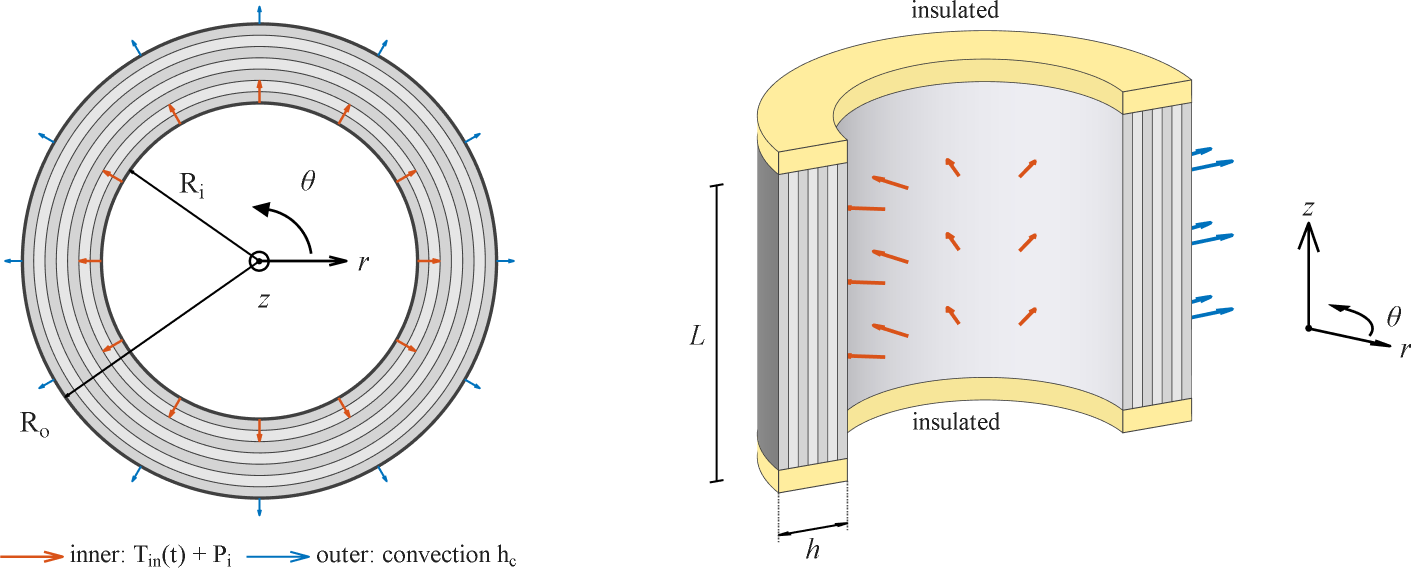
%> input picture claude/figures_ch123/geometry_schematic_R4_4.png, 2822 x 1135 px (shown at 1/2 size)
$ octave geometry_schematic_R4_4.m   (GNU Octave 9; MATLAB toolbox functions it lacks are replaced by stand-ins)
%> lines starting %> are read from the running program, lines starting %| are printed output that depends on the picture; in (x1, y1, x2, y2) boxes, pixels count from 0 and x2, y2 are one past the last pixel; in counts of white or black regions, pixels touching at a corner belong together; the program's own positions count from 1
%% geometry_schematic_R4_4.m — R4_3 with the white margin around the figure reduced to a minimum (author request 2026-11-02)
%  R4_4 changes (marked 'R4_4'): the exported PNG is cropped to the bounding box of the drawing plus an 8 px margin (export padding 0 instead of 30). Drawing unchanged from R4_3.
%  ----- R4_3 header follows -----
%% geometry_schematic_R4_3.m — R4_2 + label font back to 12 pt, bottom 'insulated' just below the yellow crescent (outside the yellow), both labels a little to the left, larger legend font (author request 2026-11-02)
%  R4_3 changes (marked 'R4_3'): label font size, anchors, dxl, legend FontSize. Everything else = R4_2.
%  ----- R4_2 header follows -----
%% geometry_schematic_R4_2.m — R4_1 + 'insulated' labels centred on the middle axis of the cylinder; the bottom label sits inside the crescent (top face of the bottom insulation block)
%  R4_2 changes (marked 'R4_2'): label anchor positions only. Everything else = R4_1.
%  ----- R4_1 header follows -----
%% geometry_schematic_R4_1.m — R4 + 'insulated' labels closer to the cylinder (centred) and the two panel centres on one horizontal line (author request 2026-11-02)
%  R4_1 changes (marked 'R4_1'): label offsets reduced; left panel shifted vertically by dyAx1. Everything else = R4.
%  ----- R4 header follows -----
%% geometry_schematic_R4.m — R3 + layout changes requested by the author (2026-11-02)
%  Changes vs R3 (all marked 'R4'; geometry, loads, colours untouched; only
%  geometry_schematic_R4_4.png/.fig is written -- the standalone 3D cutaway is not redrawn):
%    * right panel: the two words 'insulated' moved above the top end and below the bottom
%      end, horizontally centred on the cylinder axis;
%    * right panel: R_i and R_o removed; they are shown on the left (cross-section) panel as
%      radial dimension arrows from the centre;
%    * right panel: the wall thickness h is shown on the LEFT wall at the bottom, beside the
%      length L (dimension below the bottom insulation block, on the theta = pi cut face);
%    * right panel: the coordinate triad is rotated about z (outward) and theta is drawn as an
%      arc with an arrow head (as in the left panel) instead of a straight arrow.
%  ----- R3 header follows -----
%% geometry_schematic_R3.m — R2 + coordinate systems (r, theta, z) in the geometry figures
%  R3 (2026-10-29, author request Prom 6): "in the two figures that introduce the cylinder
%  geometry (axial-section figure and cross-section figure) a coordinate system must be added".
%  Changes vs R2 (all marked 'R3'; geometry, loads and colours untouched):
%    * cross-section panel (a): triad at the bore centre -- radial axis r, circumferential
%      direction theta (arc with arrow), axial direction z shown as the out-of-plane symbol;
%    * axial cutaway (panel (b) and the standalone 3D cutaway): the lone z arrow is replaced by
%      a full right-handed triad r, theta, z drawn at the theta = 0 cut plane;
%    * outputs: geometry_schematic_R3.png/.fig and geometry_3D_cutaway_R2.png/.fig
%      (R2/R1 figures stay frozen).
%  ----- R2 header follows -----
%% geometry_schematic_R2.m — geometry schematic with an axially cut half-cylinder (3D)
%  R2 (2026-10-12, author request) revises the geometry schematic that
%  ch123_figs_R10.m draws (geometry_schematic.png: (a) annular cross-section,
%  (b) r-z graph):
%    * the RIGHT-HAND GRAPH (the r-z axes plot) is DELETED;
%    * in its place, an axially cut HALF CYLINDER in 3D showing
%        - the 7 layers on the cut faces and on the top face,
%        - the INNER loading (internal pressure P_i + thermal load T_in(t)),
%        - the OUTER convection h_c,
%        - the TOP and BOTTOM ends THERMALLY INSULATED (shown as insulation
%          blocks, labelled).
%    The cross-section panel (a) and its legend are unchanged.
%  Output: figures_ch123/geometry_schematic_R2.png (+ .fig). R1 and
%  ch123_figs_R10.m (which keeps writing the old geometry_schematic.png) are frozen.
%
%  Second output (author request: "draw something like" the 3D cylinder
%  drawings in Heydarpour's papers, e.g. Thin-Walled Struct. 155 (2020) 106914
%  Fig. 1a): figures_ch123/geometry_3D_cutaway_R1.png — the same cylinder with a
%  135-degree wedge removed, layers in a blue scale, loads and insulated ends.
%  All figure text in English, Times New Roman (as in the other ch1-3 schematics).
clearvars; clc; close all;
outdir = 'C:/Users/InfosaicUser/Desktop/MSc/Lord-Shulman-theory-thermoelastic-cylinder/claude/figures_ch123';
if ~exist(outdir,'dir'), mkdir(outdir); end
try
    set(groot,'defaultAxesFontName','Times New Roman');
    set(groot,'defaultTextFontName','Times New Roman');
    set(groot,'defaultLegendFontName','Times New Roman');
catch
end
CO = {[0 0.447 0.741],[0.850 0.325 0.098]};          % chapter colours: outer = blue, inner = orange
Ri = 1.0; Ro = 1.5; L = 2.1; NL = 7;
Rb = Ri + (0:NL)*((Ro-Ri)/NL);                       % 8 interface radii
G.Ri = Ri; G.Ro = Ro; G.L = L; G.NL = NL; G.Rb = Rb; G.tI = 0.16;   % tI = insulation block thickness
az = -25; el = 22;                                   % camera: from the front, slightly right and above

%% ================= FIGURE 1: cross-section (a) + half cylinder (b) =================
fig = figure('Units','inches','Position',[1 1 12 6],'Color','w','Renderer','opengl');

% ---------- (a) annular cross-section: unchanged from ch123_figs_R10 ----------
dyAx1 = 0.0296;   % R4_1: vertical shift of the left panel so both figure centres lie on one horizontal line
ax1 = axes('Parent',fig,'Position',[0.01 0.08-dyAx1 0.36 0.90]); hold(ax1,'on'); axis(ax1,'equal'); axis(ax1,'off');
th = linspace(0,2*pi,400);
for k = 1:NL
    ro = Rb(k+1); ri = Rb(k); sh = 0.90 - 0.07*mod(k,2);
    patch(ax1,[ro*cos(th) ri*cos(fliplr(th))],[ro*sin(th) ri*sin(fliplr(th))],[sh sh sh],'EdgeColor','none');
end
for k = 1:NL+1
    lw = 0.5; if k==1||k==NL+1, lw = 1.6; end
    plot(ax1,Rb(k)*cos(th),Rb(k)*sin(th),'-','Color',[0.25 0.25 0.25],'LineWidth',lw);
end
na = 12; ang = linspace(0,2*pi,na+1); ang(end) = [];
qi = quiver(ax1,Ri*cos(ang),Ri*sin(ang),0.14*cos(ang),0.14*sin(ang),0,'Color',CO{2},'LineWidth',1.2,'MaxHeadSize',0.55,'DisplayName','inner: T_{in}(t) + P_i');
qo = quiver(ax1,Ro*cos(ang),Ro*sin(ang),0.11*cos(ang),0.11*sin(ang),0,'Color',CO{1},'LineWidth',1.0,'MaxHeadSize',0.55,'DisplayName','outer: convection h_c');
lg = legend(ax1,[qi(1) qo(1)],'Location','southoutside','Orientation','horizontal','FontSize',12,'Box','off','AutoUpdate','off');   % R3: AutoUpdate off, else the triad objects added below enter the legend
lg.Units = 'normalized'; lg.Position(2) = 0.15;   % R4_1: legend placed just under the (shifted) left panel
xlim(ax1,[-(Ro+0.55) Ro+0.55]); ylim(ax1,[-(Ro+0.5) Ro+0.5]);
% R3: coordinate system of the cross-section: r (radial), theta (circumferential), z (out of the page)
tri_r = 0.55; tri_a = 0.33;
quiver(ax1,0,0,tri_r,0,0,'Color','k','LineWidth',1.3,'MaxHeadSize',0.6);          % r axis
text(ax1,tri_r+0.07,0.0,'r','FontSize',14,'FontAngle','italic','HorizontalAlignment','left','VerticalAlignment','middle');
ta = linspace(deg2rad(8),deg2rad(80),40);
plot(ax1,tri_a*cos(ta),tri_a*sin(ta),'k-','LineWidth',1.3);                         % theta arc
% arrow head at the arc end: filled triangle along the counter-clockwise tangent
Ee = tri_a*[cos(ta(end)) sin(ta(end))]; tg = [-sin(ta(end)) cos(ta(end))]; nn = [cos(ta(end)) sin(ta(end))];
hl = 0.10; hw = 0.045;
patch(ax1,[Ee(1)+hl*tg(1), Ee(1)+hw*nn(1), Ee(1)-hw*nn(1)],[Ee(2)+hl*tg(2), Ee(2)+hw*nn(2), Ee(2)-hw*nn(2)],'k','EdgeColor','k');
text(ax1,0.45*cos(deg2rad(58)),0.45*sin(deg2rad(58)),'\theta','FontSize',14,'HorizontalAlignment','left','VerticalAlignment','bottom');
plot(ax1,0,0,'ko','MarkerSize',9,'LineWidth',1.2); plot(ax1,0,0,'k.','MarkerSize',9);   % z out of the page
text(ax1,0.03,-0.13,'z','FontSize',14,'FontAngle','italic','HorizontalAlignment','center','VerticalAlignment','top');   % R4: moved below the symbol (clear of the R_o line)
% R4: radii R_i and R_o as radial dimension arrows from the centre (moved here from the right panel)
ai = deg2rad(145); ao = deg2rad(215);
quiver(ax1,0,0,Ri*cos(ai),Ri*sin(ai),0,'Color','k','LineWidth',1.0,'MaxHeadSize',0.10);
quiver(ax1,0,0,Ro*cos(ao),Ro*sin(ao),0,'Color','k','LineWidth',1.0,'MaxHeadSize',0.07);
text(ax1,0.52*cos(ai),0.52*sin(ai)+0.05,'R_i','FontSize',14,'HorizontalAlignment','center','VerticalAlignment','bottom');
text(ax1,(Ro+0.10)*cos(ao),(Ro+0.10)*sin(ao),'R_o','FontSize',14,'HorizontalAlignment','right','VerticalAlignment','top');

% ---------- (b) axially cut half cylinder, 3D ----------
ax2 = axes('Parent',fig,'Position',[0.27 0.0 0.71 1.0]);
draw_cyl3d(ax2, pi, 'gray', CO, G, az, el, true);
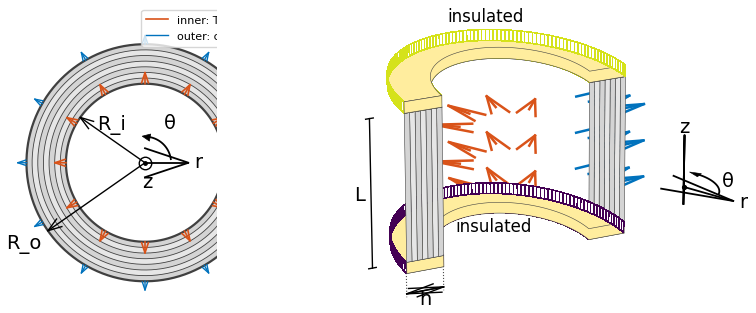
%> figure redrawn from the program's plot data, 2 panels; panel 1: highest point at x = 6.98e-17, y = 1.14; panel 1: highest point at x = 9.86e-17, y = 1.61

exportgraphics(fig,fullfile(outdir,'geometry_schematic_R4_4.png'),'Resolution',300,'Padding',0);   % R4_4: no padding; cropped to the drawing below
% R4_4: crop the PNG to the bounding box of the drawing + 8 px margin (minimum white space around the figure)
pf = fullfile(outdir,'geometry_schematic_R4_4.png'); A = imread(pf);
%> further down, A is the input picture: size 1135x2822x3 uint8; mean R, G, B 237.9, 236.9, 233.9
ink = any(A < 245,3); rr = find(any(ink,2)); cc = find(any(ink,1)); mg = 8;
%> after `ink = any(A < 245,3)`:
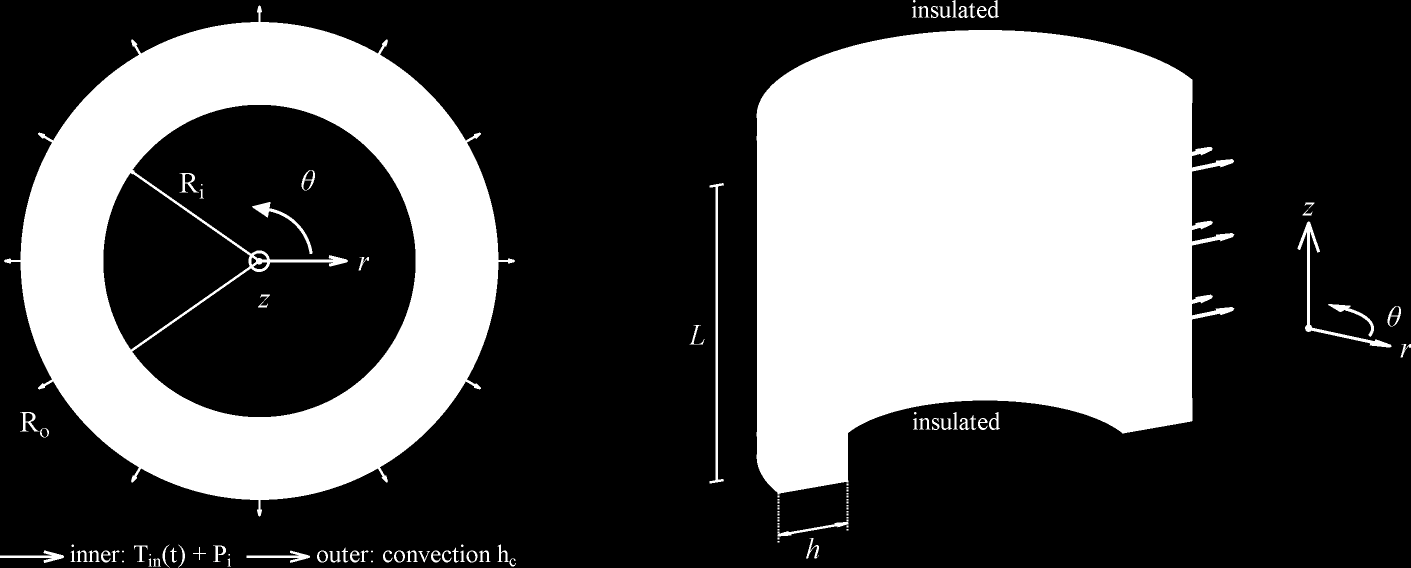
%> ink: size 1135x2822 logical (shown at 1/2 size); 34.7% white; 110 white regions (36 under 20 px), largest, box (x1, y1, x2, y2) and area: (1513, 60, 2469, 989) 669132, (8, 11, 1030, 1033) 417992, (1419, 366, 1448, 967) 3212
%> after `rr = find(any(ink,2))`: rr = 1129 values from 1 to 1135
%> after `cc = find(any(ink,1))`: cc = 2274 values from 1 to 2822
r1 = max(1,rr(1)-mg); r2 = min(size(A,1),rr(end)+mg); c1 = max(1,cc(1)-mg); c2 = min(size(A,2),cc(end)+mg);
%> after `r1 = max(1,rr(1)-mg)`: r1 = 1
%> after `r2 = min(size(A,1),rr(end)+mg)`: r2 = 1135
%> after `c1 = max(1,cc(1)-mg)`: c1 = 1
%> after `c2 = min(size(A,2),cc(end)+mg)`: c2 = 2822
try, imwrite(A(r1:r2,c1:c2,:),pf,'ResolutionUnit','meter','XResolution',11811,'YResolution',11811);
catch, imwrite(A(r1:r2,c1:c2,:),pf); end
savefig(fig,fullfile(outdir,'geometry_schematic_R4_4.fig'));
close(fig); fprintf('done: geometry_schematic_R4_4.png\n');
% R4: FIGURE 2 (standalone 3D cutaway) removed from this script; geometry_3D_cutaway_R2 stays as is

%% ============================ helpers ============================
function draw_cyl3d(ax, thMax, palette, CO, G, az, el, withDims)
    hold(ax,'on');
    Ri = G.Ri; Ro = G.Ro; L = G.L; NL = G.NL; Rb = G.Rb; tI = G.tI;
    edge = [0.25 0.25 0.25];
    % layer colours: alternating greys (as in the 2D panel) or a light->dark blue scale
    for k = 1:NL
        if strcmp(palette,'gray')
            lay{k} = (0.90 - 0.07*mod(k,2))*[1 1 1]; %#ok<AGROW>
        else
            t = (k-1)/(NL-1);
            lay{k} = [0.80 0.89 0.99]*(1-t) + [0.10 0.27 0.60]*t; %#ok<AGROW>
        end
    end
    if strcmp(palette,'gray'), cIn = [0.93 0.93 0.95]; cOut = [0.80 0.80 0.80];
    else,                      cIn = [0.82 0.90 0.98]; cOut = [0.66 0.79 0.95]; end
    cIns = [1.00 0.93 0.62];                                  % insulation blocks
    th = linspace(0,thMax,120);

    % ---- curved surfaces (inner + outer), light-dependent shading ----
    [T,Z] = meshgrid(th,[0 L]);
    surf_shaded(ax,Ri*cos(T),Ri*sin(T),Z,T,cIn);
    surf_shaded(ax,Ro*cos(T),Ro*sin(T),Z,T,cOut);

    % ---- cut faces (theta = 0 and theta = thMax): the 7 layers ----
    for k = 1:NL
        for tc = [0 thMax]
            patch(ax,[Rb(k) Rb(k+1) Rb(k+1) Rb(k)]*cos(tc),[Rb(k) Rb(k+1) Rb(k+1) Rb(k)]*sin(tc), ...
                  [0 0 L L],lay{k},'EdgeColor',edge,'LineWidth',0.4);
        end
        % ---- top face z = L: annular sector of layer k ----
        sector(ax,L,Rb(k),Rb(k+1),0,thMax,lay{k},edge);
    end

    % ---- insulation blocks at the top and bottom ends ----
    for zc = [-tI, L]
        ins_block(ax,zc,zc+tI,Ri,Ro,thMax,cIns,edge);
    end

    % ---- inner loading: arrows from the bore onto the inner surface (P_i + T_in) ----
    if thMax > pi, thI = deg2rad([40 65 90 110]); else, thI = deg2rad([45 80 115 150]); end
    zr = [0.25 0.50 0.75]*L;
    for a = thI
        for z = zr
            quiver3(ax,(Ri-0.34)*cos(a),(Ri-0.34)*sin(a),z,0.30*cos(a),0.30*sin(a),0,0, ...
                    'Color',CO{2},'LineWidth',1.8,'MaxHeadSize',0.9);
        end
    end
    % ---- outer convection: arrows leaving the outer surface where it faces the camera ----
    if thMax > pi, thO = deg2rad([4 16 198 212]); else, thO = deg2rad([4 12 20]); end
    for a = thO
        for z = zr
            quiver3(ax,Ro*cos(a),Ro*sin(a),z,0.36*cos(a),0.36*sin(a),0,0, ...
                    'Color',CO{1},'LineWidth',1.8,'MaxHeadSize',0.9);
        end
    end

    % ---- annotations ----
    % R4: 'insulated' above the top end and below the bottom end, centred on the cylinder axis
    dxl = -0.19;   % R4_3: was -0.068 (centred), now a little to the left; R4_2: screen-horizontal shift of both labels (data units along the screen x direction) to centre them on the cylinder
    ex = dxl*[cos(deg2rad(-25)) sin(deg2rad(-25))];
    text(ax,0.63+ex(1),1.36+ex(2),L+tI+0.05,'insulated','FontSize',12,'HorizontalAlignment','center', ...
         'VerticalAlignment','bottom');
    text(ax,(Ri-0.25)*cosd(65)+ex(1),(Ri-0.25)*sind(65)+ex(2),-tI+0.05,'insulated','FontSize',12,'HorizontalAlignment','center', ...   % R4_3: just below the crescent (outside the yellow), top-aligned   % R4_2: inside the crescent = inner face of the bottom insulation block
         'VerticalAlignment','top');
    % z axis arrow and length dimension
    xa = -Ro-0.45;
    plot3(ax,[xa xa],[0 0],[0 L],'k-','LineWidth',1.0);
    plot3(ax,[xa-0.05 xa+0.05],[0 0],[0 0],'k-','LineWidth',1.0);
    plot3(ax,[xa-0.05 xa+0.05],[0 0],[L L],'k-','LineWidth',1.0);
    text(ax,xa-0.08,0,L/2,'L','FontSize',14,'FontAngle','italic','HorizontalAlignment','right');
    % R3: full coordinate triad (r, theta, z) at the theta = 0 cut plane, clear of the cylinder
    xz = Ro+0.85; z0 = 0.35; Lt = 0.62;
    % R4: triad rotated about z by phT (outward); theta shown as an arc with an arrow head
    phT = deg2rad(-55);
    er = [cos(phT) sin(phT) 0];
    quiver3(ax,xz,0,z0,0,0,0.75,0,'Color','k','LineWidth',1.3,'MaxHeadSize',0.8);   % z (axial)
    text(ax,xz,0,z0+0.75+0.12,'z','FontSize',14,'FontAngle','italic','HorizontalAlignment','center');
    quiver3(ax,xz,0,z0,Lt*er(1),Lt*er(2),0,0,'Color','k','LineWidth',1.3,'MaxHeadSize',0.8);      % r (radial)
    text(ax,xz+(Lt+0.07)*er(1),(Lt+0.07)*er(2),z0,'r','FontSize',14,'FontAngle','italic','HorizontalAlignment','left');
    ra = 0.42; tt = linspace(deg2rad(12),deg2rad(85),40);                                       % theta arc (r -> theta)
    plot3(ax,xz+ra*cos(phT+tt),ra*sin(phT+tt),z0*ones(size(tt)),'k-','LineWidth',1.3);
    qe = [xz+ra*cos(phT+tt(end)), ra*sin(phT+tt(end))]; qd = [-sin(phT+tt(end)), cos(phT+tt(end))];
    nr = [cos(phT+tt(end)) sin(phT+tt(end))]; hl = 0.13; hw = 0.055;   % filled triangular arrow head at the arc end (as in the left panel)
    patch(ax,[qe(1)+hl*qd(1), qe(1)+hw*nr(1), qe(1)-hw*nr(1)],[qe(2)+hl*qd(2), qe(2)+hw*nr(2), qe(2)-hw*nr(2)],z0*ones(1,3),'k','EdgeColor','k');
    ta = phT+deg2rad(50);
    text(ax,xz+(ra+0.10)*cos(ta),(ra+0.10)*sin(ta),z0,'\theta','FontSize',14,'HorizontalAlignment','left');
    plot3(ax,xz,0,z0,'k.','MarkerSize',10);
    if withDims
        % R4: only the thickness h, on the LEFT wall (theta = pi cut face) at the bottom, beside L
        zd = -tI-0.30;
        plot3(ax,[-Ri -Ri],[0 0],[-tI zd-0.05],':','Color',[0.3 0.3 0.3],'LineWidth',0.8);
        plot3(ax,[-Ro -Ro],[0 0],[-tI zd-0.05],':','Color',[0.3 0.3 0.3],'LineWidth',0.8);
        quiver3(ax,-Ro,0,zd,Ro-Ri,0,0,0,'Color','k','LineWidth',1.0,'MaxHeadSize',0.5);
        quiver3(ax,-Ri,0,zd,-(Ro-Ri),0,0,0,'Color','k','LineWidth',1.0,'MaxHeadSize',0.5);
        text(ax,-(Ri+Ro)/2,0,zd-0.14,'h','FontSize',14,'FontAngle','italic','HorizontalAlignment','center');
    end

    axis(ax,'equal'); axis(ax,'off');
    view(ax,az,el); camproj(ax,'orthographic');
    xlim(ax,[-Ro-0.60 Ro+1.55]); ylim(ax,[-Ro-0.3 Ro+0.55]); zlim(ax,[-0.95 L+1.05]);   % R3: room for the triad (was Ro+1.40 / Ro+0.3)
end

function surf_shaded(ax,X,Y,Z,T,col)
    s = 0.78 + 0.22*cos(T - pi/4);                     % simple directional shading
    C = cat(3, min(col(1)*s,1), min(col(2)*s,1), min(col(3)*s,1));
    surf(ax,X,Y,Z,C,'EdgeColor','none','FaceColor','interp');
end

function sector(ax,z,r1,r2,t0,t1,col,edge)
    t = linspace(t0,t1,80);
    X = [r2*cos(t) r1*cos(fliplr(t))]; Y = [r2*sin(t) r1*sin(fliplr(t))];
    patch(ax,X,Y,z*ones(size(X)),col,'EdgeColor',edge,'LineWidth',0.4);
end

function ins_block(ax,z0,z1,r1,r2,thMax,col,edge)
    t = linspace(0,thMax,100);
    sector(ax,z1,r1,r2,0,thMax,col,edge);               % outer face of the block
    sector(ax,z0,r1,r2,0,thMax,col,edge);
    [T,Z] = meshgrid(t,[z0 z1]);
    surface(ax,r2*cos(T),r2*sin(T),Z,'FaceColor',col,'EdgeColor','none');
    surface(ax,r1*cos(T),r1*sin(T),Z,'FaceColor',col*0.97,'EdgeColor','none');
    for tc = [0 thMax]
        patch(ax,[r1 r2 r2 r1]*cos(tc),[r1 r2 r2 r1]*sin(tc),[z0 z0 z1 z1],col,'EdgeColor',edge,'LineWidth',0.5);
    end
end

$ run again, with claude/figures_ch123/geometry_3D_cutaway_R2.png copied over claude/figures_ch123/geometry_schematic_R4_4.png
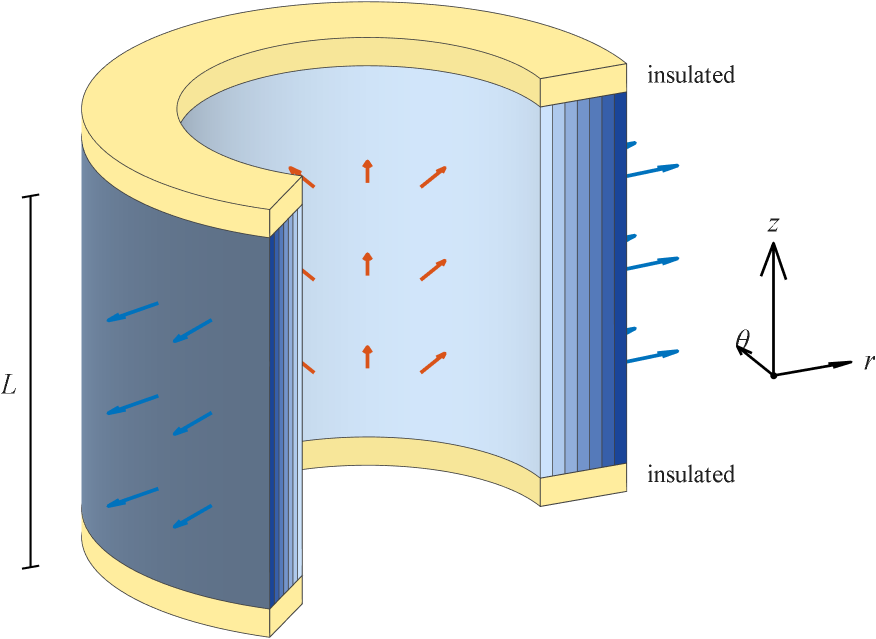
%> input picture claude/figures_ch123/geometry_3D_cutaway_R2.png, 1752 x 1278 px (shown at 1/2 size)
%> A is the input picture: size 1278x1752x3 uint8; mean R, G, B 212, 218.2, 219.4
%> `ink = any(A < 245,3)`:
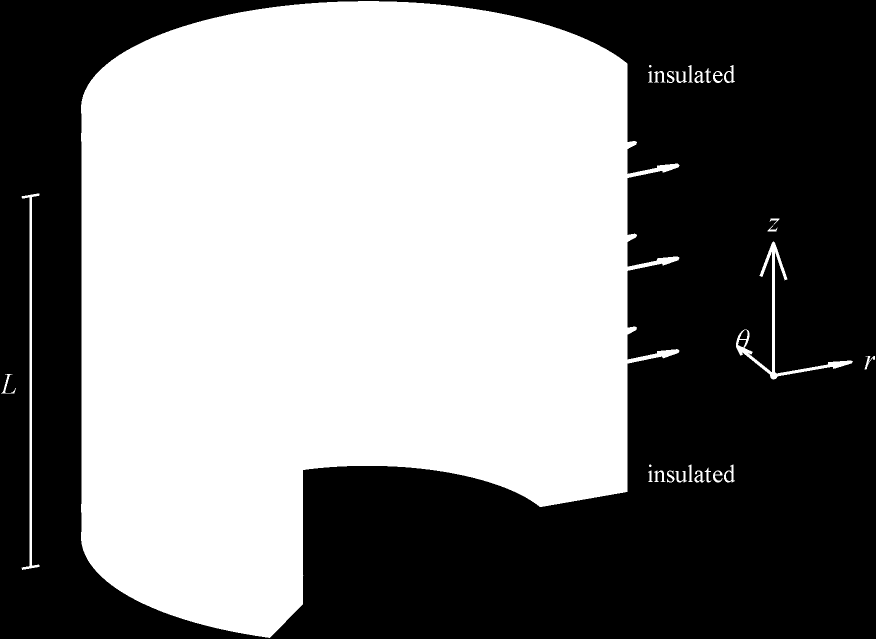
%> ink: size 1278x1752 logical (shown at 1/2 size); 50.8% white; 10 black regions (1 under 20 px), largest, box (x1, y1, x2, y2) and area: (0, 0, 1752, 1278) 1101478, (1479, 660, 1495, 678) 202, (1452, 144, 1463, 163) 176
%> rr = 1274 values from 3 to 1276
%> cc = 1618 values from 3 to 1750
%> r1 = 1
%> r2 = 1278
%> c1 = 1
%> c2 = 1752
